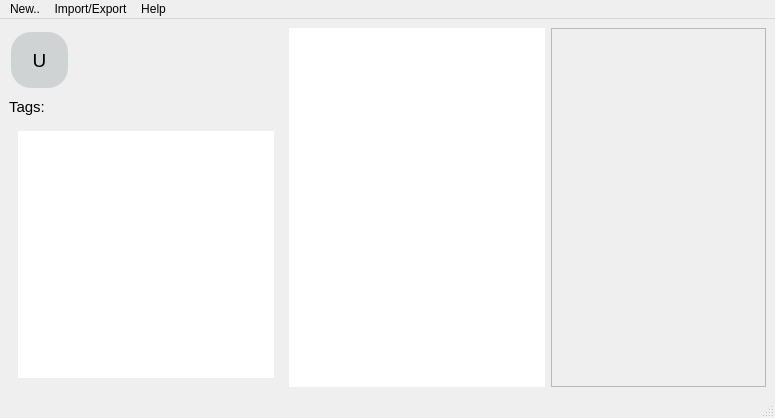
<?xml version="1.0" encoding="UTF-8"?>
<ui version="4.0">
 <class>main_window</class>
 <widget class="QMainWindow" name="main_window">
  <property name="geometry">
   <rect>
    <x>0</x>
    <y>0</y>
    <width>775</width>
    <height>418</height>
   </rect>
  </property>
  <property name="windowTitle">
   <string>WardoLinx</string>
  </property>
  <property name="windowIcon">
   <iconset>
    <normaloff>../images/download.png</normaloff>../images/download.png</iconset>
  </property>
  <widget class="QWidget" name="main_widget">
   <layout class="QHBoxLayout" name="horizontalLayout_2">
    <item>
     <layout class="QVBoxLayout" name="verticalLayout">
      <item>
       <widget class="QToolButton" name="user_info_button">
        <property name="font">
         <font>
          <pointsize>14</pointsize>
         </font>
        </property>
        <property name="styleSheet">
         <string notr="true">QToolButton{
background-color: #D0D3D4;
border-radius:20%;
color: black;
padding: 15px;
margin: 4px 2px;
}</string>
        </property>
        <property name="text">
         <string>U</string>
        </property>
       </widget>
      </item>
      <item>
       <spacer name="verticalSpacer">
        <property name="orientation">
         <enum>Qt::Vertical</enum>
        </property>
        <property name="sizeType">
         <enum>QSizePolicy::Maximum</enum>
        </property>
        <property name="sizeHint" stdset="0">
         <size>
          <width>0</width>
          <height>0</height>
         </size>
        </property>
       </spacer>
      </item>
      <item>
       <widget class="QLabel" name="tags_tool">
        <property name="font">
         <font>
          <pointsize>11</pointsize>
         </font>
        </property>
        <property name="cursor">
         <cursorShape>PointingHandCursor</cursorShape>
        </property>
        <property name="layoutDirection">
         <enum>Qt::LeftToRight</enum>
        </property>
        <property name="text">
         <string>Tags:</string>
        </property>
        <property name="alignment">
         <set>Qt::AlignLeading|Qt::AlignLeft|Qt::AlignVCenter</set>
        </property>
       </widget>
      </item>
      <item>
       <widget class="QScrollArea" name="scroll_tags_area">
        <property name="frameShape">
         <enum>QFrame::NoFrame</enum>
        </property>
        <property name="widgetResizable">
         <bool>true</bool>
        </property>
        <widget class="QWidget" name="scrollAreaWidgetContents">
         <property name="geometry">
          <rect>
           <x>0</x>
           <y>0</y>
           <width>274</width>
           <height>250</height>
          </rect>
         </property>
         <layout class="QVBoxLayout" name="verticalLayout_2">
          <item>
           <widget class="QListWidget" name="tags_tooltip">
            <property name="frameShape">
             <enum>QFrame::NoFrame</enum>
            </property>
           </widget>
          </item>
         </layout>
        </widget>
       </widget>
      </item>
     </layout>
    </item>
    <item>
     <layout class="QVBoxLayout" name="verticalLayout_3">
      <item>
       <layout class="QHBoxLayout" name="horizontalLayout">
        <item>
         <widget class="QListWidget" name="logins_list">
          <property name="sizePolicy">
           <sizepolicy hsizetype="Expanding" vsizetype="Expanding">
            <horstretch>0</horstretch>
            <verstretch>0</verstretch>
           </sizepolicy>
          </property>
          <property name="font">
           <font>
            <pointsize>12</pointsize>
           </font>
          </property>
          <property name="frameShape">
           <enum>QFrame::NoFrame</enum>
          </property>
          <property name="viewMode">
           <enum>QListView::ListMode</enum>
          </property>
         </widget>
        </item>
       </layout>
      </item>
     </layout>
    </item>
    <item>
     <widget class="QStackedWidget" name="stackedWidget">
      <property name="sizePolicy">
       <sizepolicy hsizetype="Preferred" vsizetype="Preferred">
        <horstretch>0</horstretch>
        <verstretch>0</verstretch>
       </sizepolicy>
      </property>
      <property name="maximumSize">
       <size>
        <width>400</width>
        <height>400</height>
       </size>
      </property>
      <property name="frameShape">
       <enum>QFrame::StyledPanel</enum>
      </property>
      <property name="currentIndex">
       <number>0</number>
      </property>
      <widget class="QWidget" name="page">
       <layout class="QFormLayout" name="formLayout">
        <item row="0" column="0" colspan="2">
         <widget class="EditSection" name="edit_section" native="true">
          <property name="sizePolicy">
           <sizepolicy hsizetype="Expanding" vsizetype="Expanding">
            <horstretch>0</horstretch>
            <verstretch>0</verstretch>
           </sizepolicy>
          </property>
          <property name="minimumSize">
           <size>
            <width>100</width>
            <height>100</height>
           </size>
          </property>
         </widget>
        </item>
       </layout>
      </widget>
      <widget class="QWidget" name="page_2"/>
     </widget>
    </item>
   </layout>
  </widget>
  <widget class="QMenuBar" name="menubar">
   <property name="geometry">
    <rect>
     <x>0</x>
     <y>0</y>
     <width>775</width>
     <height>25</height>
    </rect>
   </property>
   <widget class="QMenu" name="menu_file">
    <property name="title">
     <string>New..</string>
    </property>
    <addaction name="file_new_passwd"/>
    <addaction name="file_del_user"/>
    <addaction name="file_exit"/>
   </widget>
   <widget class="QMenu" name="menu_import">
    <property name="title">
     <string>Import/Export</string>
    </property>
    <widget class="QMenu" name="menuLocal">
     <property name="title">
      <string>Local</string>
     </property>
     <addaction name="local_imp"/>
     <addaction name="local_exp"/>
    </widget>
    <widget class="QMenu" name="menuRemote_Sync">
     <property name="title">
      <string>Remote Sync.</string>
     </property>
     <widget class="QMenu" name="menuGoogle_Drive">
      <property name="title">
       <string>Google Drive</string>
      </property>
      <addaction name="action_drive_import"/>
      <addaction name="action_drive_export"/>
     </widget>
     <addaction name="menuGoogle_Drive"/>
    </widget>
    <addaction name="menuLocal"/>
    <addaction name="menuRemote_Sync"/>
   </widget>
   <widget class="QMenu" name="menu_help">
    <property name="title">
     <string>Help</string>
    </property>
    <addaction name="help_about"/>
   </widget>
   <addaction name="menu_file"/>
   <addaction name="menu_import"/>
   <addaction name="menu_help"/>
  </widget>
  <widget class="QStatusBar" name="statusbar"/>
  <action name="file_new_passwd">
   <property name="text">
    <string>New Password</string>
   </property>
  </action>
  <action name="help_about">
   <property name="text">
    <string>About</string>
   </property>
  </action>
  <action name="file_del_user">
   <property name="text">
    <string>Delete Account</string>
   </property>
  </action>
  <action name="action_pass_import">
   <property name="text">
    <string>Import</string>
   </property>
  </action>
  <action name="action_pass_export">
   <property name="text">
    <string>Export</string>
   </property>
  </action>
  <action name="local_import">
   <property name="text">
    <string>Import</string>
   </property>
  </action>
  <action name="action_drive_import">
   <property name="text">
    <string>Import</string>
   </property>
  </action>
  <action name="action_drive_export">
   <property name="text">
    <string>Export</string>
   </property>
  </action>
  <action name="local_export">
   <property name="text">
    <string>Im</string>
   </property>
  </action>
  <action name="file_exit">
   <property name="text">
    <string>Exit</string>
   </property>
   <property name="iconText">
    <string>Exit</string>
   </property>
   <property name="shortcutContext">
    <enum>Qt::WindowShortcut</enum>
   </property>
  </action>
  <action name="actionExport">
   <property name="text">
    <string>Export</string>
   </property>
  </action>
  <action name="local_imp">
   <property name="text">
    <string>Import</string>
   </property>
  </action>
  <action name="local_exp">
   <property name="text">
    <string>Export</string>
   </property>
  </action>
  <action name="preference_theme">
   <property name="text">
    <string>Change Theme</string>
   </property>
  </action>
 </widget>
 <customwidgets>
  <customwidget>
   <class>EditSection</class>
   <extends>QWidget</extends>
   <header>edit_section</header>
   <container>1</container>
  </customwidget>
 </customwidgets>
 <resources/>
 <connections/>
</ui>
